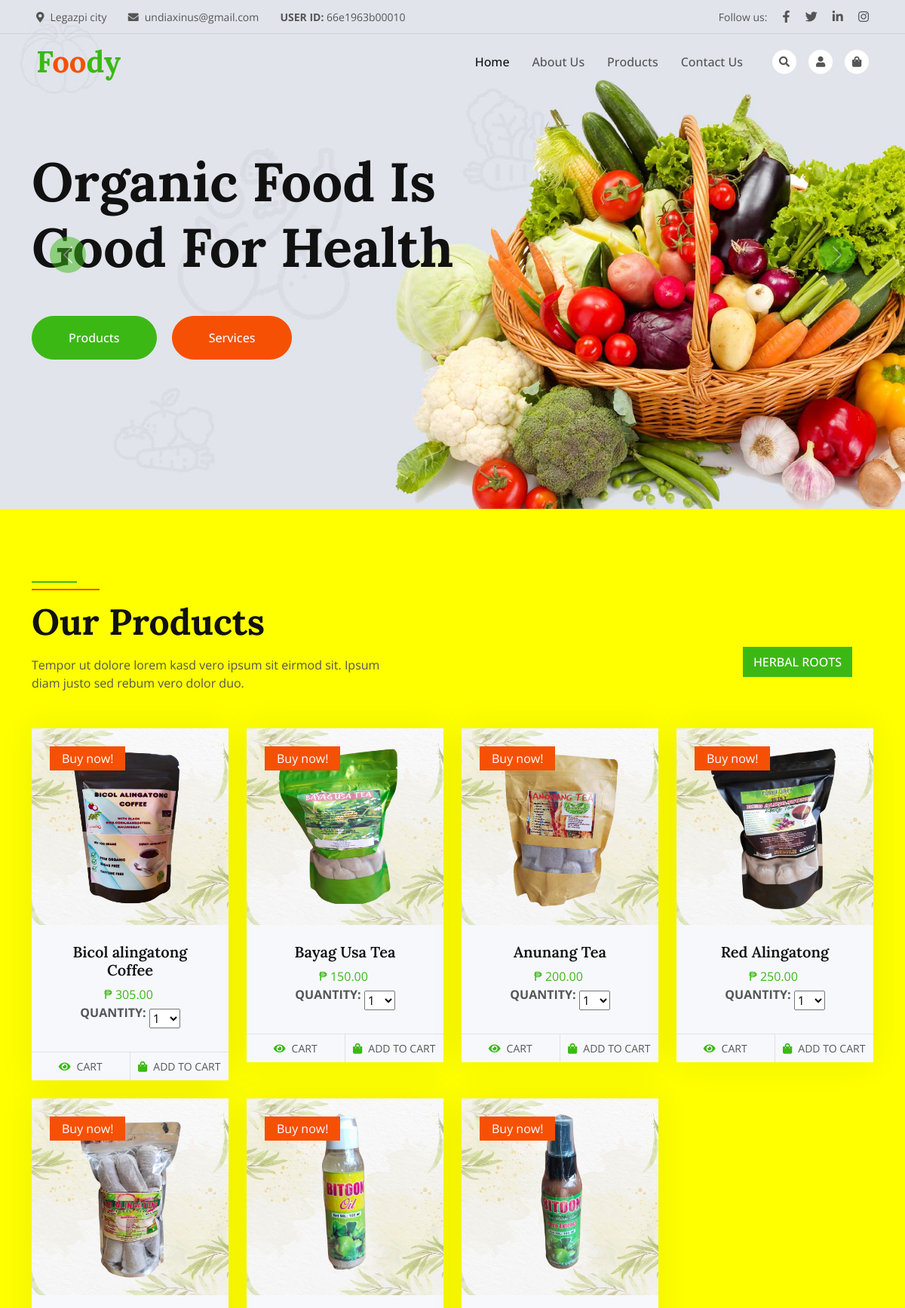
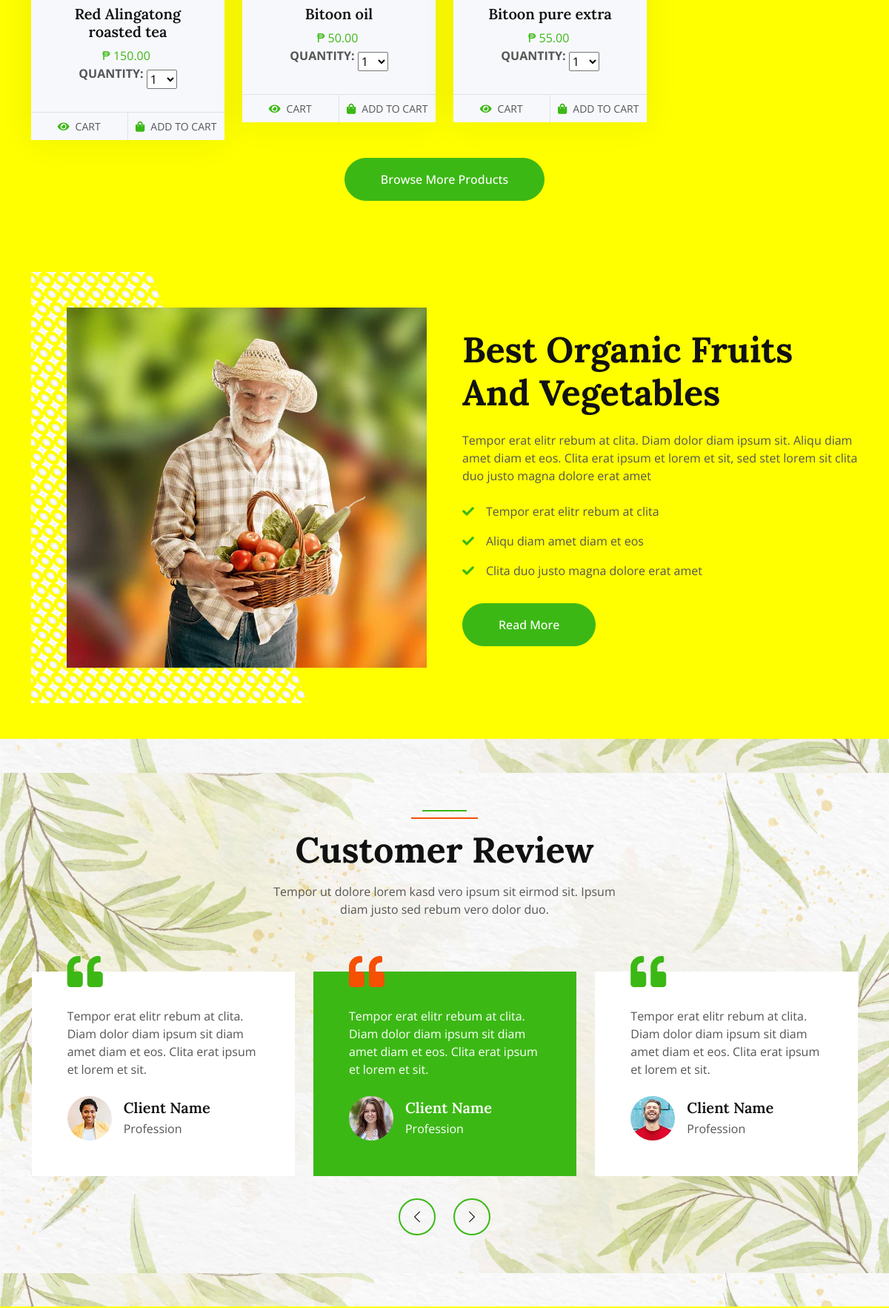
The page / (upper part) on the database its author committed (2 pictures, top to bottom).
### tables this page shows
CREATE TABLE `product` (
  `id` int(11) NOT NULL,
  `name` varchar(255) NOT NULL,
  `price` varchar(255) NOT NULL,
  `description` varchar(1000) NOT NULL,
  `picture` varchar(255) NOT NULL
);

### index.php (the view, shortened to what this page needs)
<?php
include_once("conn/conn.php");
include_once "countdown.php";
?>
<!DOCTYPE html>
<html lang="en">
<head>
    <link href="https://cdnjs.cloudflare.com/ajax/libs/font-awesome/5.10.0/css/all.min.css" rel="stylesheet">
    <link href="https://cdn.jsdelivr.net/npm/bootstrap-icons@1.4.1/font/bootstrap-icons.css" rel="stylesheet">
    <link href="lib/animate/animate.min.css" rel="stylesheet">
    <link href="lib/owlcarousel/assets/owl.carousel.min.css" rel="stylesheet">
    <link href="css/bootstrap.min.css" rel="stylesheet">
    <link href="css/style.css" rel="stylesheet">
</head>
<?php
if (isset($_GET['userID']) && $_GET['userID'] !== null) {
    $userID = $_GET['userID'];
} else {
    $userID = uniqid();
}
?>
<body style="background-color: yellow;">
    <div class="container-fluid fixed-top px-0 wow fadeIn" data-wow-delay="0.1s">
        <div class="top-bar row gx-0 align-items-center d-none d-lg-flex">
            <div class="col-lg-6 px-5 text-start">
                <small><i class="fa fa-map-marker-alt me-2"></i><a href="https://www.google.com/maps/place/Legazpi+City,+Albay/@13.1211932,123.6083565,11z/data=!4m15!1m8!3m7!1s0x33a101687e9bf8a7:0x305252e78d14537a!2sLegazpi+City,+Albay!3b1!8m2!3d13.1390621!4d123.7437995!16zL20vMDFfNmh3!3m5!1s0x33a101687e9bf8a7:0x305252e78d14537a!8m2!3d13.1390621!4d123.7437995!16zL20vMDFfNmh3?entry=ttu" style="color: #555;">Legazpi city</a></small>
                <small class="ms-4"><i class="fa fa-envelope me-2"></i><a href="mailto:emails@gmail.com" style="color: #555;">undiaxinus@gmail.com</a></small>
                <small class="ms-4"><b>USER ID:</b> <?php echo $userID ?></small>
            </div>
            <div class="col-lg-6 px-5 text-end">
                <small>Follow us:</small>
                <a class="text-body ms-3" href=""><i class="fab fa-facebook-f"></i></a>
                <a class="text-body ms-3" href=""><i class="fab fa-twitter"></i></a>
                <a class="text-body ms-3" href=""><i class="fab fa-linkedin-in"></i></a>
                <a class="text-body ms-3" href=""><i class="fab fa-instagram"></i></a>
            </div>
        </div>
        <nav class="navbar navbar-expand-lg navbar-light py-lg-0 px-lg-5 wow fadeIn" data-wow-delay="0.1s">
            <a href="index.html" class="navbar-brand ms-4 ms-lg-0">
                <h1 class="fw-bold text-primary m-0">F<span class="text-secondary">oo</span>dy</h1>
            </a>
            <div class="collapse navbar-collapse" id="navbarCollapse">
                <div class="navbar-nav ms-auto p-4 p-lg-0">
                    <a href="index.php?userID=<?php echo $userID ?>" class="nav-item nav-link active">Home</a>
                    <a href="about.php?userID=<?php echo $userID ?>" class="nav-item nav-link">About Us</a>
                    <a href="product.php?userID=<?php echo $userID ?>" class="nav-item nav-link">Products</a>
                    <a href="contact.php?userID=<?php echo $userID ?>" class="nav-item nav-link">Contact Us</a>
                </div>
                <div class="d-none d-lg-flex ms-2">
                    <a class="btn-sm-square bg-white rounded-circle ms-3" href="">
                        <small class="fa fa-search text-body"></small>
                    </a>
                    <a class="btn-sm-square bg-white rounded-circle ms-3" href="">
                        <small class="fa fa-user text-body" title="<?php echo $userID ?>"></small>
                    </a>
                    <a class="btn-sm-square bg-white rounded-circle ms-3" href="">
                        <small class="fa fa-shopping-bag text-body"></small>
                    </a>
                </div>
            </div>
        </nav>
    </div>
    <div class="container-fluid p-0 mb-5 wow fadeIn" data-wow-delay="0.1s">
        <div id="header-carousel" class="carousel slide" data-bs-ride="carousel">
            <div class="carousel-inner">
                <div class="carousel-item active">
                    <img class="w-100" src="img/carousel-1.jpg" alt="Image">
                    <div class="carousel-caption">
                        <div class="container">
                            <div class="row justify-content-start">
                                <div class="col-lg-7">
                                    <h1 class="display-2 mb-5 animated slideInDown">Organic Food Is Good For Health</h1>
                                    <a href="" class="btn btn-primary rounded-pill py-sm-3 px-sm-5">Products</a>
                                    <a href="" class="btn btn-secondary rounded-pill py-sm-3 px-sm-5 ms-3">Services</a>
                                </div>
                            </div>
                        </div>
                    </div>
                </div>
            </div>
            <button class="carousel-control-prev" type="button" data-bs-target="#header-carousel"
                data-bs-slide="prev">
                <span class="carousel-control-prev-icon" aria-hidden="true"></span>
            </button>
            <button class="carousel-control-next" type="button" data-bs-target="#header-carousel"
                data-bs-slide="next">
                <span class="carousel-control-next-icon" aria-hidden="true"></span>
            </button>
        </div>
    </div>
    <div class="container-xxl py-5">
        <div class="container">
            <div class="row g-0 gx-5 align-items-end">
                <div class="col-lg-6">
                    <div class="section-header text-start mb-5 wow fadeInUp" data-wow-delay="0.1s" style="max-width: 500px;">
                        <h1 class="display-5 mb-3">Our Products</h1>
                        <p>Tempor ut dolore lorem kasd vero ipsum sit eirmod sit. Ipsum diam justo sed rebum vero dolor duo.</p>
                    </div>
                </div>
                <div class="col-lg-6 text-start text-lg-end wow slideInRight" data-wow-delay="0.1s">
                    <ul class="nav nav-pills d-inline-flex justify-content-end mb-5">
                        <li class="nav-item me-2">
                            <a class="btn btn-outline-primary border-2 active" data-bs-toggle="pill" href="#tab-1">Herbal Roots</a>
                    </ul>
                </div>
            </div>
            <div class="tab-content">
                <div id="tab-1" class="tab-pane fade show p-0 active">
                    <div class="row g-4">
                        <?php
                            $result = mysqli_query($conn,"SELECT name, price, picture FROM product");
                            while($row = mysqli_fetch_assoc($result)){
                                $formattedPrice = number_format($row['price'], 2, '.', ',');
                            ?>
                        <div class="col-xl-3 col-lg-4 col-md-6 wow fadeInUp" data-wow-delay="0.1s">
                            <div class="product-item bg-light" >
                                 <form method="post" action="cart.php">
                                <div class="position-relative bg-light overflow-hidden">
                        <button type="submit" class="text-body border-0 bg-transparent">
                                    <img class="img-fluid w-100" src="img/<?php echo $row['picture']; ?>" alt="<?php echo $row['name']; ?>">
                                    <div class="bg-secondary rounded text-white position-absolute start-0 top-0 m-4 py-1 px-3">Buy now!</div>
                                </button>
                                </div>
                                <div class="text-center p-4">
                                    <p class="d-block h5 mb-2" href=""><?php echo $row['name']; ?></p>
                                    <span class="text-primary me-1">₱ <?php echo $formattedPrice; ?>   </span>
                                    <div class="quantity-input d-flex align-items-center justify-content-center">
                                        <b><p>QUANTITY:</p></b>&nbsp
                                   <select name="quantity" style="max-width: 100px;">
                                       <option hidden>1</option>
                                   </select>
                        </div>
                                </div>
                                <div class="d-flex border-top">
                                    <small class="w-50 text-center border-end py-2">
                                        <a class="text-body" href="form.php?userID=<?php echo $userID ?>"><i class="fa fa-eye text-primary me-2"></i>CART</a>
                                    </small>
                                    <small class="w-50 text-center py-2">
                        <button type="submit" class="text-body border-0 bg-transparent"><i class="fa fa-shopping-bag text-primary me-2"></i>ADD TO CART</button>
                                    </small>
                                    </form>
                                </div>
                            </div>
                        </div>
                        <?php } ?>
                        <div class="col-12 text-center">
                            <a class="btn btn-primary rounded-pill py-3 px-5" href="">Browse More Products</a>
                        </div>
    <div class="container-xxl py-5">
        <div class="container">
            <div class="row g-5 align-items-center">
                <div class="col-lg-6 wow fadeIn" data-wow-delay="0.1s">
                    <div class="about-img position-relative overflow-hidden p-5 pe-0">
                        <img class="img-fluid w-100" src="img/about.jpg">
                    </div>
                </div>
                <div class="col-lg-6 wow fadeIn" data-wow-delay="0.5s">
                    <h1 class="display-5 mb-4">Best Organic Fruits And Vegetables</h1>
                    <p class="mb-4">Tempor erat elitr rebum at clita. Diam dolor diam ipsum sit. Aliqu diam amet diam et eos. Clita erat ipsum et lorem et sit, sed stet lorem sit clita duo justo magna dolore erat amet</p>
                    <p><i class="fa fa-check text-primary me-3"></i>Tempor erat elitr rebum at clita</p>
                    <p><i class="fa fa-check text-primary me-3"></i>Aliqu diam amet diam et eos</p>
                    <p><i class="fa fa-check text-primary me-3"></i>Clita duo justo magna dolore erat amet</p>
                    <a class="btn btn-primary rounded-pill py-3 px-5 mt-3" href="">Read More</a>
                </div>
            </div>
        </div>
    </div>
    <div class="container-fluid bg-light bg-icon py-6 mb-5">
        <div class="container">
            <div class="section-header text-center mx-auto mb-5 wow fadeInUp" data-wow-delay="0.1s" style="max-width: 500px;">
                <h1 class="display-5 mb-3">Customer Review</h1>
                <p>Tempor ut dolore lorem kasd vero ipsum sit eirmod sit. Ipsum diam justo sed rebum vero dolor duo.</p>
            </div>
            <div class="owl-carousel testimonial-carousel wow fadeInUp" data-wow-delay="0.1s">
                <div class="testimonial-item position-relative bg-white p-5 mt-4">
                    <i class="fa fa-quote-left fa-3x text-primary position-absolute top-0 start-0 mt-n4 ms-5"></i>
                    <p class="mb-4">Tempor erat elitr rebum at clita. Diam dolor diam ipsum sit diam amet diam et eos. Clita erat ipsum et lorem et sit.</p>
                    <div class="d-flex align-items-center">
                        <img class="flex-shrink-0 rounded-circle" src="img/testimonial-1.jpg" alt="">
                        <div class="ms-3">
                            <h5 class="mb-1">Client Name</h5>
                            <span>Profession</span>
                        </div>
                    </div>
                </div>
                <div class="testimonial-item position-relative bg-white p-5 mt-4">
                    <i class="fa fa-quote-left fa-3x text-primary position-absolute top-0 start-0 mt-n4 ms-5"></i>
                    <p class="mb-4">Tempor erat elitr rebum at clita. Diam dolor diam ipsum sit diam amet diam et eos. Clita erat ipsum et lorem et sit.</p>
                    <div class="d-flex align-items-center">
                        <img class="flex-shrink-0 rounded-circle" src="img/testimonial-2.jpg" alt="">
                        <div class="ms-3">
                            <h5 class="mb-1">Client Name</h5>
                            <span>Profession</span>
                        </div>
                    </div>
                </div>
                <div class="testimonial-item position-relative bg-white p-5 mt-4">
                    <i class="fa fa-quote-left fa-3x text-primary position-absolute top-0 start-0 mt-n4 ms-5"></i>
                    <p class="mb-4">Tempor erat elitr rebum at clita. Diam dolor diam ipsum sit diam amet diam et eos. Clita erat ipsum et lorem et sit.</p>
                    <div class="d-flex align-items-center">
                        <img class="flex-shrink-0 rounded-circle" src="img/testimonial-4.jpg" alt="">
                        <div class="ms-3">
                            <h5 class="mb-1">Client Name</h5>
                            <span>Profession</span>
                        </div>
                    </div>
                </div>
            </div>
        </div>
    </div>
</body>
</html>

### rows shown on the page
product: picture (picture), name "Bicol alingatong Coffee", price "305.00"
product: picture (picture), name "Bayag Usa Tea", price "150.00"
product: picture (picture), name "Anunang Tea", price "200.00"
product: picture (picture), name "Red Alingatong", price "250.00"
product: picture (picture), name "Red Alingatong roasted tea", price "150.00"
product: picture (picture), name "Bitoon oil", price "50.00"
product: picture (picture), name "Bitoon pure extra", price "55.00"

### other values the page prints
$userID "66e1963b00010"
